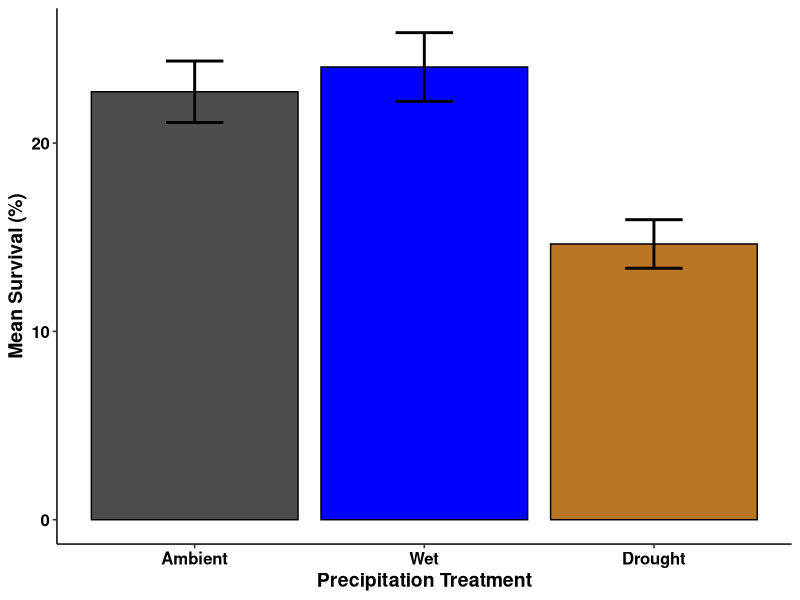
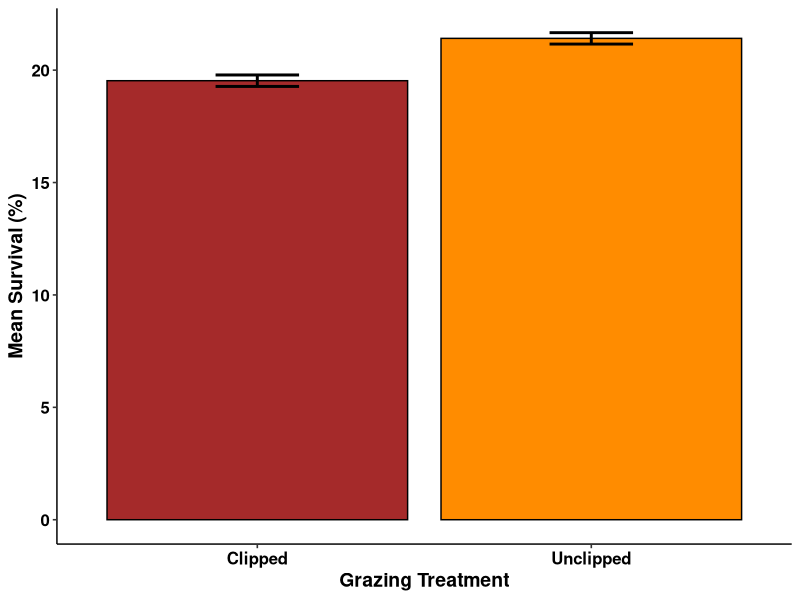
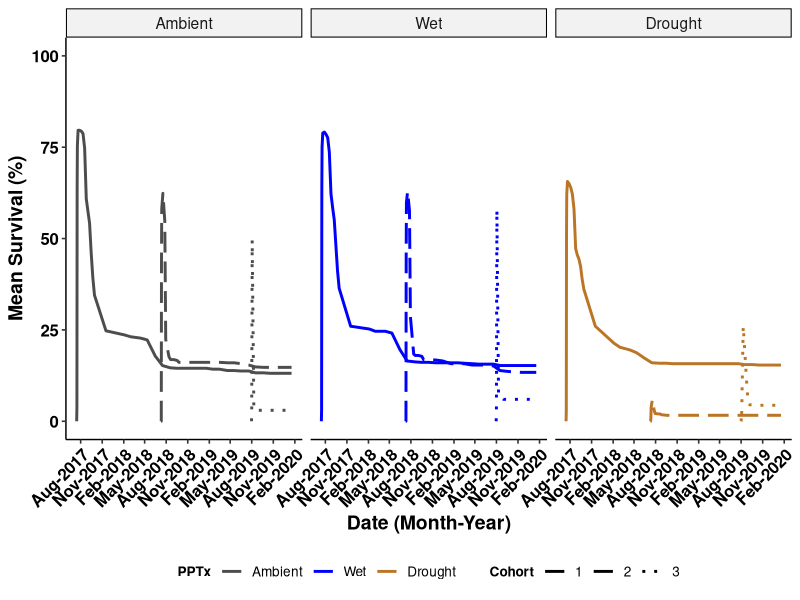
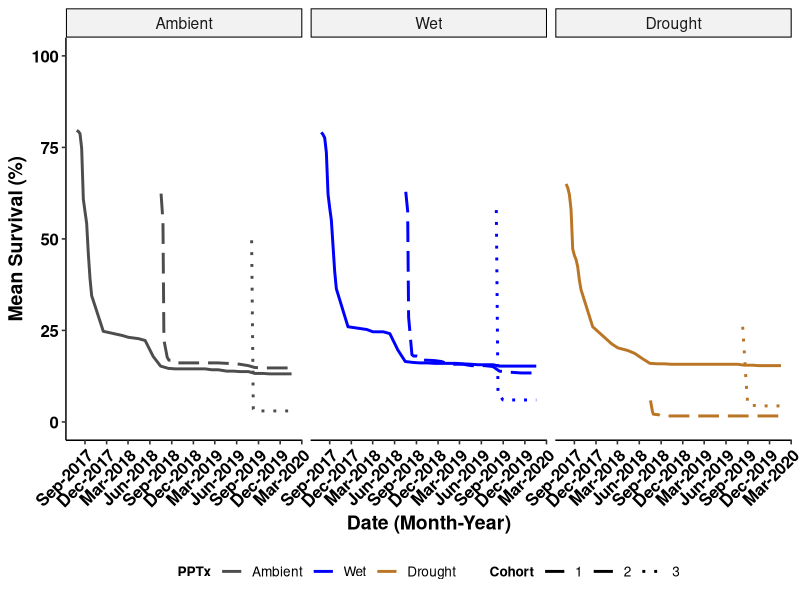
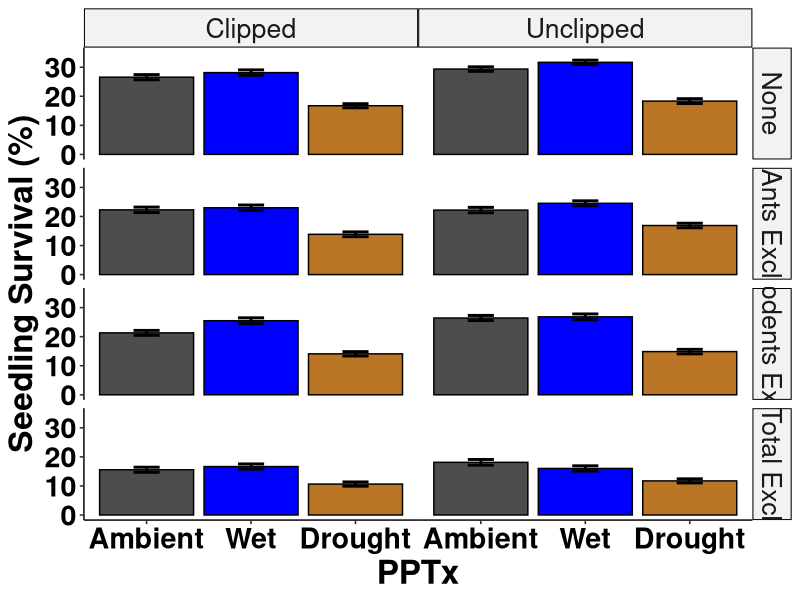
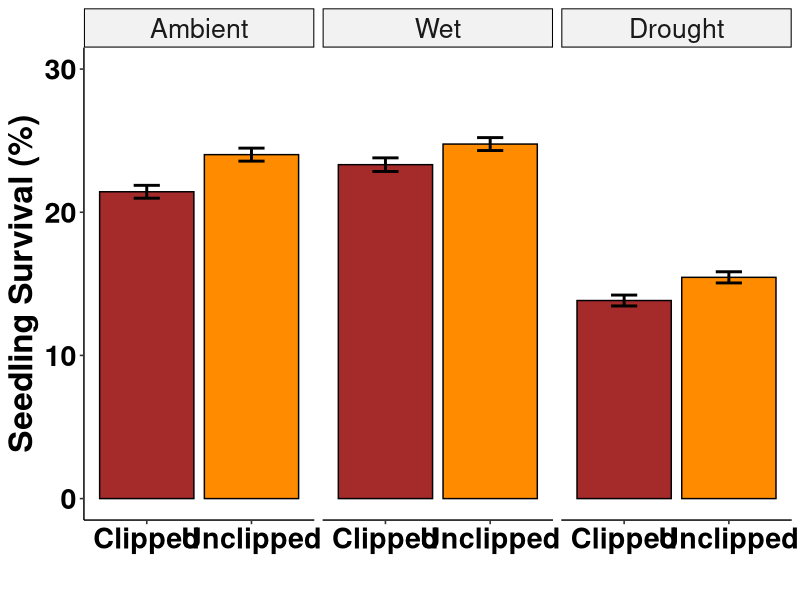
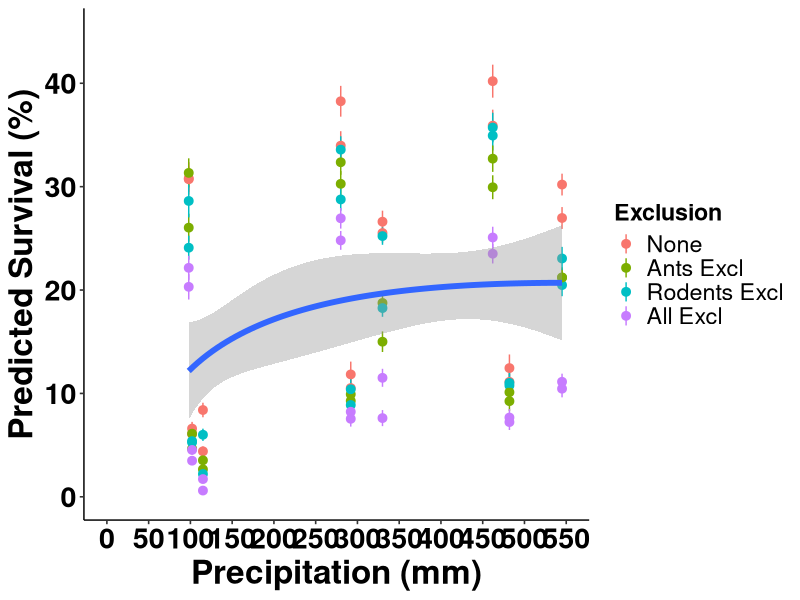
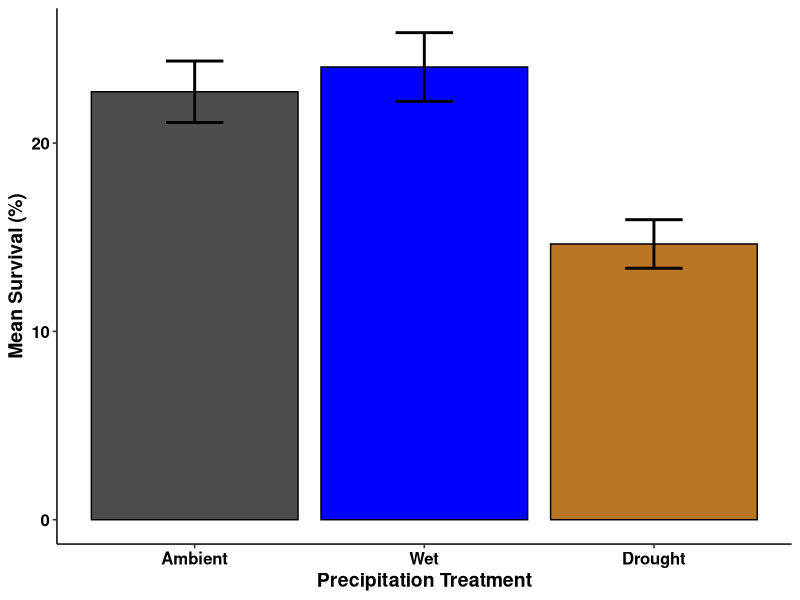

Here is the R script that generated these plots, in order:
# USDA Rainout - Santa Rita Experimental Range
# Data visualizations-main
# Austin Rutherford
# email:arutherford@email.arizona.edu
# 2021-03-29

# Load packages
library(tidyverse)
library(forcats)
library(vroom)
library(ggpubr)
library(glmmTMB)
library(dplyr)

### Read in clean seedlings data with model outputs from "srer_rainout_stats_summarize"
seedlings_obs <- vroom("Data/seedlings_obs.csv",
                   col_types = c(.default = "f",
                                 ObsID = "i",
                                 date = "D",
                                 survival = "i",
                                 died = "i",
                                 tot_germination = "i",
                                 herb_lived = "i",
                                 herb_died = "i",
                                 tot_herbivory = "i",
                                 granivory = "i",
                                 res_surv = "d",
                                 sim_surv = "d",
                                 sim_fit_surv = "d",
                                 pred_surv = "d"))
str(seedlings_obs)
glimpse(seedlings_obs)

# create data set for raw survival data
tot_surv <- seedlings_obs %>% 
  group_by(precip, cohort, date) %>% 
  summarise(mean_surv = mean(survival),
            sd_surv = sd(survival),
            counts = n(),
            se_surv = (sd_surv/sqrt(counts))) %>%
  mutate(upper = mean_surv + se_surv,
         lower = mean_surv - se_surv,
         date = as.Date(date))

summary(tot_surv)


bar_surv_fig <- tot_surv %>%
  group_by(precip) %>% 
  summarise(mean_precip_per = (100*mean(mean_surv)/10),
            mean_se_per = (100*mean(se_surv)/10)) %>%
  mutate(upper = mean_precip_per + mean_se_per,
         lower = mean_precip_per - mean_se_per) %>%
  mutate(precip = recode_factor(precip,
                                      "Control" = "Ambient",
                                      "IR" = "Wet",
                                       "RO" = "Drought", .ordered = TRUE)) %>% 
  ggplot(mapping = aes(x = precip, y = mean_precip_per, fill = precip)) +
  geom_bar(stat="identity", color = "black", position=position_dodge()) +
  geom_errorbar(aes(ymin = lower, ymax = upper), width = 0.25, position = position_dodge(), size = 1) +
  scale_fill_manual(values = c("grey30","blue1","#ba7525")) +
  scale_x_discrete(labels = c("Ambient","Wet", "Drought")) +
  labs(y = "Mean Survival (%)",
       x = "Precipitation Treatment") +
  theme_pubr(legend = "none") +
  labs_pubr()

bar_surv_fig

ggsave(filename = "Figures_Tables/bar_mean_surv.tiff",
       plot = bar_surv_fig,
       dpi = 800,
       width = 22,
       height = 12,
       units = "in",
       compression = "lzw")

# create data set for clip
tot_surv_c <- seedlings_obs %>% 
  group_by(clip) %>% 
  summarise(mean_surv = 100*mean(survival/10),
            sd_surv = 100*sd(survival/10),
            counts = n(),
            se_surv = (sd_surv/sqrt(counts))) %>%
  mutate(upper = mean_surv + se_surv,
         lower = mean_surv - se_surv)

bar_cliponly_fig <- tot_surv_c %>%
  ggplot(mapping = aes(x = clip, y = mean_surv, fill = clip)) +
  geom_bar(stat="identity", color = "black", position=position_dodge()) +
  geom_errorbar(aes(ymin = lower, ymax = upper), width = 0.25, position = position_dodge(), size = 1) +
  scale_fill_manual(values = c("brown","darkorange")) +
  scale_x_discrete(labels = c("Clipped","Unclipped")) +
  labs(y = "Mean Survival (%)",
       x = "Grazing Treatment") +
  theme_pubr(legend = "none") +
  labs_pubr()

bar_cliponly_fig

ggsave(filename = "Figures_Tables/bar_cliponly_surv.tiff",
       plot = bar_cliponly_fig,
       dpi = 800,
       width = 22,
       height = 12,
       units = "in",
       compression = "lzw")

# plot survival over time, all dates
line_mean_surv <- tot_surv %>% 
  mutate(precip = recode_factor(precip,
                                "Control" = "Ambient",
                                "IR" = "Wet",
                                "RO" = "Drought", .ordered = TRUE)) %>% 
  ggplot(aes(x = date, y = 10*mean_surv, group = cohort, color = precip)) + 
  scale_color_manual(values = c("grey30", "blue1", "#ba7525")) +
  #scale_y_continuous(breaks = seq(0, 120, 10), expand = c(0.02,0)) +
  scale_x_date(date_labels = "%b-%Y", date_breaks = "3 months") +
  geom_line(aes(linetype = cohort), stat = "identity", size = 1) + 
  scale_linetype_manual(values=c("solid","longdash", "dotted")) +
  scale_fill_manual(values = c("grey30","blue1", "red1")) +
  ylim(0, 100) +
  labs(y = "Mean Survival (%)",
       x = "Date (Month-Year)",
       color = "PPTx",
       linetype = "Cohort") +
  facet_wrap(~precip, ncol = 3, nrow = 1) +
  theme_pubr(legend = "bottom", x.text.angle = 45) +
  labs_pubr()

line_mean_surv

ggsave(filename = "Figures_Tables/seedlings/line_mean_surv.tiff",
       plot = line_mean_surv,
       dpi = 800,
       width = 22,
       height = 12,
       units = "in",
       compression = "lzw")


# remove the lead up survival to start max for each cohort (following Archer suggestions)
surv_small_1 <- tot_surv %>% 
  filter(cohort == 1) %>% 
  filter(date > "2017-07-21")

surv_small_2 <- tot_surv %>% 
  filter(cohort == 2) %>% 
  filter(date >= "2018-07-18")

surv_small_3 <- tot_surv %>% 
  filter(cohort == 3 & precip != "RO") %>% 
  filter(date >= "2019-08-03")

surv_small_drought <- tot_surv %>% 
  filter(precip == "RO" & date >= "2019-08-10")

surv_small_all <- rbind(surv_small_1, surv_small_2, surv_small_3, surv_small_drought)

line_mean_surv_archer <- surv_small_all %>% 
  mutate(precip = recode_factor(precip,
                                "Control" = "Ambient",
                                "IR" = "Wet",
                                "RO" = "Drought", .ordered = TRUE)) %>% 
  ggplot(aes(x = date, y = 10*mean_surv, group = cohort, color = precip)) + 
  scale_color_manual(values = c("grey30", "blue1", "#ba7525")) +
  #scale_y_continuous(breaks = seq(0, 120, 10), expand = c(0.02,0)) +
  scale_x_date(date_labels = "%b-%Y", date_breaks = "3 months") +
  geom_line(aes(linetype = cohort), stat = "identity", size = 1) + 
  scale_linetype_manual(values=c("solid","longdash", "dotted")) +
  scale_fill_manual(values = c("grey30","blue1", "red1")) +
  ylim(0, 100) +
  labs(y = "Mean Survival (%)",
       x = "Date (Month-Year)",
       color = "PPTx",
       linetype = "Cohort") +
  facet_wrap(~precip, ncol = 3, nrow = 1) +
  theme_pubr(legend = "bottom", x.text.angle = 45) +
  labs_pubr()

line_mean_surv_archer

ggsave(filename = "Figures_Tables/seedlings/line_mean_surv_archer.tiff",
       plot = line_mean_surv_archer,
       dpi = 800,
       width = 22,
       height = 12,
       units = "in",
       compression = "lzw")

# calculate summary info
tot_surv_summary <- seedlings_obs %>% 
  group_by(precip, cohort, date) %>% 
  summarise(mean_surv = 100*mean(survival/10),
            sd_surv = 100*sd(survival/10),
            counts = n(),
            se_surv = (sd_surv/sqrt(counts))) %>%
  mutate(upper = mean_surv + se_surv,
         lower = mean_surv - se_surv)

tot_surv_summary_full <- seedlings_obs %>% 
  group_by(precip, excl, clip) %>% 
  summarise(mean_surv = 100*mean(survival/10),
            sd_surv = 100*sd(survival/10),
            counts = n(),
            se_surv = (sd_surv/sqrt(counts))) %>%
  mutate(upper = mean_surv + se_surv,
         lower = mean_surv - se_surv)

tot_surv_summary_pcohort <- seedlings_obs %>% 
  group_by(precip, cohort) %>% 
  summarise(mean_surv = 100*mean(survival/10),
            sd_surv = 100*sd(survival/10),
            counts = n(),
            se_surv = (sd_surv/sqrt(counts))) %>%
  mutate(upper = mean_surv + se_surv,
         lower = mean_surv - se_surv)

# create data set for precip and excl and clip
tot_surv_pce <- seedlings_obs %>% 
  group_by(precip, excl, clip) %>% 
  summarise(mean_surv = 100*mean(survival/10),
            sd_surv = 100*sd(survival/10),
            counts = n(),
            se_surv = (sd_surv/sqrt(counts))) %>%
  mutate(upper = mean_surv + se_surv,
         lower = mean_surv - se_surv)

bar_pce_fig <- tot_surv_pce %>%
  mutate(precip = recode_factor(precip,
                                "Control" = "Ambient",
                                "IR" = "Wet",
                                "RO" = "Drought", .ordered = TRUE)) %>% 
  mutate(excl = recode_factor(excl, 
                              "Control" = "None",
                              "Ants" = "Ants Excl",
                              "Rodents" = "Rodents Excl",
                              "Total" = "Total Excl")) %>% 
  ggplot(mapping = aes(x = precip, y = mean_surv, fill = precip)) +
  geom_bar(stat="identity", color = "black", position=position_dodge()) +
  geom_errorbar(aes(ymin = lower, ymax = upper), width = 0.25, position = position_dodge(), size = 1) +
  scale_fill_manual(values = c("grey30", "blue1", "#ba7525")) +
  scale_x_discrete(labels = c("Ambient", "Wet", "Drought")) +
  ylim(0, 35) +
  labs(y = "Seedling Survival (%)",
       x = "PPTx") +
  theme_pubr(legend = "none") +
  facet_grid(cols = vars(clip), rows = vars(excl)) +
  labs_pubr(base_size = 24) +
  theme(legend.position="none", 
        panel.border = element_blank(), 
        panel.spacing.x = unit(0,"line"))

bar_pce_fig

ggsave(filename = "Figures_Tables/bar_alltx_surv.tiff",
       plot = bar_pce_fig,
       dpi = 800,
       width = 22,
       height = 12,
       units = "in",
       compression = "lzw")

# create data set for precip and clip
tot_surv_pc <- seedlings_obs %>% 
  group_by(precip, clip) %>% 
  summarise(mean_surv = 100*mean(survival/10),
            sd_surv = 100*sd(survival/10),
            counts = n(),
            se_surv = (sd_surv/sqrt(counts))) %>%
  mutate(upper = mean_surv + se_surv,
         lower = mean_surv - se_surv)

bar_clip_fig <- tot_surv_pc %>%
  mutate(precip = recode_factor(precip,
                                "Control" = "Ambient",
                                "IR" = "Wet",
                                "RO" = "Drought", .ordered = TRUE)) %>% 
  ggplot(mapping = aes(x = clip, y = mean_surv, fill = clip)) +
  geom_bar(stat="identity", color = "black", position=position_dodge()) +
  geom_errorbar(aes(ymin = lower, ymax = upper), width = 0.25, position = position_dodge(), size = 1) +
  scale_fill_manual(values = c("brown","darkorange")) +
  scale_x_discrete(labels = c("Clipped","Unclipped")) +
  ylim(0, 30) +
  labs(y = "Seedling Survival (%)",
       x = "") +
  theme_pubr(legend = "none") +
  facet_wrap(~precip)+
  labs_pubr(base_size = 24)

bar_clip_fig

ggsave(filename = "Figures_Tables/bar_clip_surv.tiff",
       plot = bar_clip_fig,
       dpi = 800,
       width = 22,
       height = 12,
       units = "in",
       compression = "lzw")

# if want to look at effects treating monsoon precip as continuous
precip_cont_surv_df_1 <- seedlings_obs %>% 
  group_by(cohort) %>%
  filter(cohort == "1") %>% 
  mutate(precip_cont = dplyr::recode(precip,
                                     "Control" = "280",
                                     "IR" = "462",
                                     "RO" = "98")) %>% 
  mutate(precip_cont = as.numeric(as.character(precip_cont)))

precip_cont_surv_df_2 <-seedlings_obs %>% 
  group_by(cohort) %>%
  filter(cohort == "2") %>% 
  mutate(precip_cont = dplyr::recode(precip,
                                     "Control" = "330",
                                     "IR" = "545",
                                     "RO" = "115")) %>% 
  mutate(precip_cont = as.numeric(as.character(precip_cont)))

precip_cont_surv_df_3 <-seedlings_obs %>% 
  group_by(cohort) %>%
  filter(cohort == "3") %>% 
  mutate(precip_cont = dplyr::recode(precip,
                                     "Control" = "292",
                                     "IR" = "482",
                                     "RO" = "102")) %>% 
  mutate(precip_cont = as.numeric(as.character(precip_cont)))

precip_cont_surv_df <- rbind(precip_cont_surv_df_1, precip_cont_surv_df_2, precip_cont_surv_df_3)


# predicted survival only PPT
pred_surv_pt <- precip_cont_surv_df %>% 
  group_by(precip_cont, clip, excl) %>% 
  summarise(mean_pred_surv = mean(pred_surv),
            sd_surv = sd(pred_surv),
            counts = n(),
            se_surv = (sd_surv/sqrt(counts))) %>%
  mutate(upper = mean_pred_surv + se_surv,
         lower = mean_pred_surv - se_surv) %>% 
  mutate(excl = recode_factor(excl, 
                              "Control" = "None",
                              "Ants" = "Ants Excl",
                              "Rodents" = "Rodents Excl",
                              "Total" = "All Excl")) %>% 
  ggplot(aes(x = precip_cont, y = 10*(mean_pred_surv))) + 
  #geom_point() +
  geom_pointrange(aes(ymin = 10*lower, ymax = 10*upper, color = excl), size = 0.5) +
  geom_smooth(method = "glm", formula = y ~ log(x) + x, se = T, size = 2)+
  labs(y = "Predicted Survival (%)",
       x = "Precipitation (mm)",
       color = "Exclusion") +
  scale_x_continuous(breaks = c(0,50, 100,150, 200,250, 300,350, 400,450, 500, 550), limits = c(0, 550))+
  ylim(0, 45) +
  theme_pubr(legend = "right")+
  labs_pubr(base_size = 24)

pred_surv_pt

ggsave(filename = "Figures_Tables/pred_surv_cont.tiff",
       plot = pred_surv_pt,
       dpi = 800,
       width = 22,
       height = 12,
       units = "in",
       compression = "lzw")
